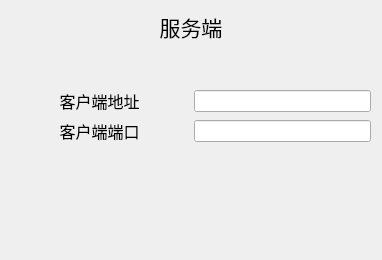
<?xml version="1.0" encoding="UTF-8"?>
<ui version="4.0">
 <class>Widget</class>
 <widget class="QWidget" name="Widget">
  <property name="geometry">
   <rect>
    <x>0</x>
    <y>0</y>
    <width>382</width>
    <height>260</height>
   </rect>
  </property>
  <property name="windowTitle">
   <string>Widget</string>
  </property>
  <layout class="QVBoxLayout" name="verticalLayout" stretch="0,0,1,1,2">
   <item>
    <widget class="QLabel" name="label">
     <property name="text">
      <string>&lt;html&gt;&lt;head/&gt;&lt;body&gt;&lt;p align=&quot;center&quot;&gt;&lt;span style=&quot; font-size:16pt;&quot;&gt;服务端&lt;/span&gt;&lt;/p&gt;&lt;/body&gt;&lt;/html&gt;</string>
     </property>
    </widget>
   </item>
   <item>
    <spacer name="verticalSpacer_2">
     <property name="orientation">
      <enum>Qt::Orientation::Vertical</enum>
     </property>
     <property name="sizeHint" stdset="0">
      <size>
       <width>20</width>
       <height>40</height>
      </size>
     </property>
    </spacer>
   </item>
   <item>
    <layout class="QHBoxLayout" name="horizontalLayout">
     <item>
      <widget class="QLabel" name="label_2">
       <property name="sizePolicy">
        <sizepolicy hsizetype="Preferred" vsizetype="Preferred">
         <horstretch>0</horstretch>
         <verstretch>0</verstretch>
        </sizepolicy>
       </property>
       <property name="text">
        <string>&lt;html&gt;&lt;head/&gt;&lt;body&gt;&lt;p align=&quot;center&quot;&gt;&lt;span style=&quot; font-size:12pt;&quot;&gt;客户端地址&lt;/span&gt;&lt;/p&gt;&lt;/body&gt;&lt;/html&gt;</string>
       </property>
      </widget>
     </item>
     <item>
      <widget class="QLineEdit" name="lineEdit_clnt_addr">
       <property name="sizePolicy">
        <sizepolicy hsizetype="Preferred" vsizetype="Fixed">
         <horstretch>0</horstretch>
         <verstretch>0</verstretch>
        </sizepolicy>
       </property>
      </widget>
     </item>
    </layout>
   </item>
   <item>
    <layout class="QHBoxLayout" name="horizontalLayout_2">
     <item>
      <widget class="QLabel" name="label_4">
       <property name="sizePolicy">
        <sizepolicy hsizetype="Preferred" vsizetype="Preferred">
         <horstretch>0</horstretch>
         <verstretch>0</verstretch>
        </sizepolicy>
       </property>
       <property name="text">
        <string>&lt;html&gt;&lt;head/&gt;&lt;body&gt;&lt;p align=&quot;center&quot;&gt;&lt;span style=&quot; font-size:12pt;&quot;&gt;客户端端口&lt;/span&gt;&lt;/p&gt;&lt;/body&gt;&lt;/html&gt;</string>
       </property>
      </widget>
     </item>
     <item>
      <widget class="QLineEdit" name="lineEdit_clnt_port">
       <property name="sizePolicy">
        <sizepolicy hsizetype="Preferred" vsizetype="Fixed">
         <horstretch>0</horstretch>
         <verstretch>0</verstretch>
        </sizepolicy>
       </property>
      </widget>
     </item>
    </layout>
   </item>
   <item>
    <spacer name="verticalSpacer">
     <property name="orientation">
      <enum>Qt::Orientation::Vertical</enum>
     </property>
     <property name="sizeHint" stdset="0">
      <size>
       <width>20</width>
       <height>40</height>
      </size>
     </property>
    </spacer>
   </item>
  </layout>
 </widget>
 <resources/>
 <connections/>
</ui>
